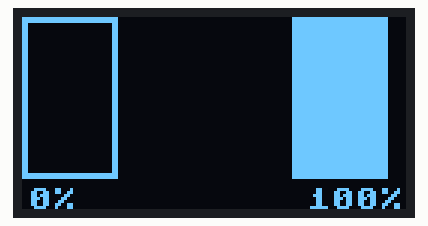
Bench run of a program on a simulated ESP32 board running MicroPython. Parts: 128×64 one-colour display.

Above: at 0.1 s.
At 4.2 s:
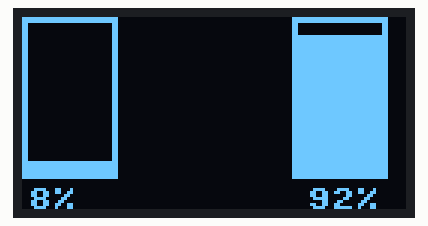
At 9.3 s:
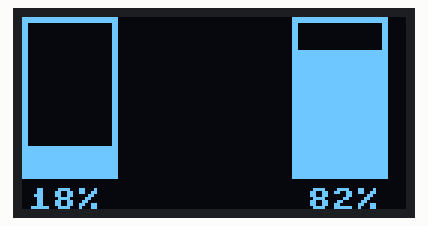
At 19.6 s:
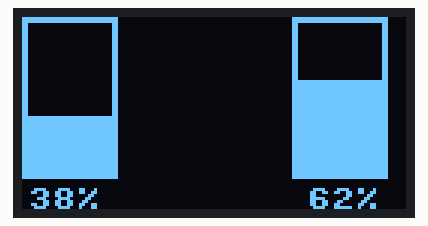
At 28.8 s:
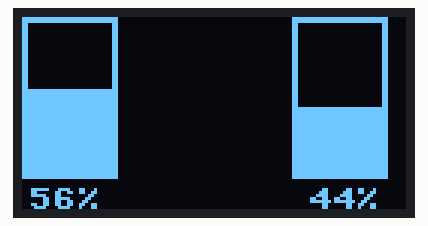
At 39.0 s:
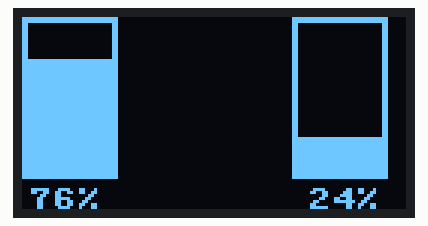

Measured:
- what the display in image 1 shows lasts 1.1 s, from 4.1 s to 5.2 s

The program:

oled_bar_diagram.py
```python
from machine import Pin, I2C
import time
import machine
import ssd1306

# using default address 0x3C
i2c = machine.I2C(1, scl = machine.Pin(22), sda = machine.Pin(21), freq = 400000)
oled = ssd1306.SSD1306_I2C(128, 64, i2c)

oled.fill(0)
for i in range(51):
    oled.fill_rect(0, 0, 32, 54, 1)
    oled.fill_rect(2, 2, 28, (50 - i), 0)
    oled.text((str(i*2)+'%'), 2, 57, 1)
    oled.fill_rect(90, 0, 32, 54, 1)
    oled.fill_rect(92, 2, 28, i, 0)
    oled.text((str((50-i)*2)+'%'), 95, 57, 1)
    oled.show()
    oled.fill(0)
    time.sleep(1)

for i in range(50, -1, -1):
    oled.fill_rect(0, 0, 32, 54, 1)
    oled.fill_rect(2, 2, 28, (50 - i), 0)
    oled.text((str(i*2)+'%'), 4, 57, 1)
    oled.fill_rect(90, 0, 32, 54, 1)
    oled.fill_rect(92, 2, 28, i, 0)
    oled.text((str((50-i)*2)+'%'), 95, 57, 1)
    oled.show()
    oled.fill(0)
    time.sleep(1)
```
